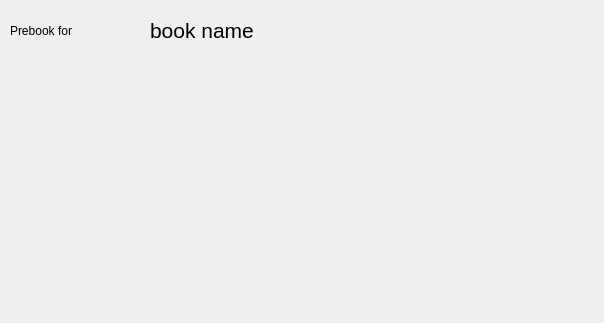
<?xml version="1.0" encoding="UTF-8"?>
<ui version="4.0">
 <class>Prebook</class>
 <widget class="QDialog" name="Prebook">
  <property name="geometry">
   <rect>
    <x>0</x>
    <y>0</y>
    <width>604</width>
    <height>323</height>
   </rect>
  </property>
  <property name="windowTitle">
   <string>Dialog</string>
  </property>
  <widget class="QLabel" name="label">
   <property name="geometry">
    <rect>
     <x>10</x>
     <y>10</y>
     <width>121</width>
     <height>41</height>
    </rect>
   </property>
   <property name="styleSheet">
    <string notr="true">font: 16pt &quot;MS Shell Dlg 2&quot;;</string>
   </property>
   <property name="text">
    <string>Prebook for </string>
   </property>
  </widget>
  <widget class="QLabel" name="label_2">
   <property name="geometry">
    <rect>
     <x>150</x>
     <y>10</y>
     <width>121</width>
     <height>41</height>
    </rect>
   </property>
   <property name="font">
    <font>
     <family>MS Shell Dlg 2</family>
     <pointsize>16</pointsize>
     <weight>50</weight>
     <italic>false</italic>
     <bold>false</bold>
    </font>
   </property>
   <property name="styleSheet">
    <string notr="true">font: 16pt &quot;MS Shell Dlg 2&quot;;</string>
   </property>
   <property name="text">
    <string>book name</string>
   </property>
  </widget>
 </widget>
 <resources/>
 <connections/>
</ui>
